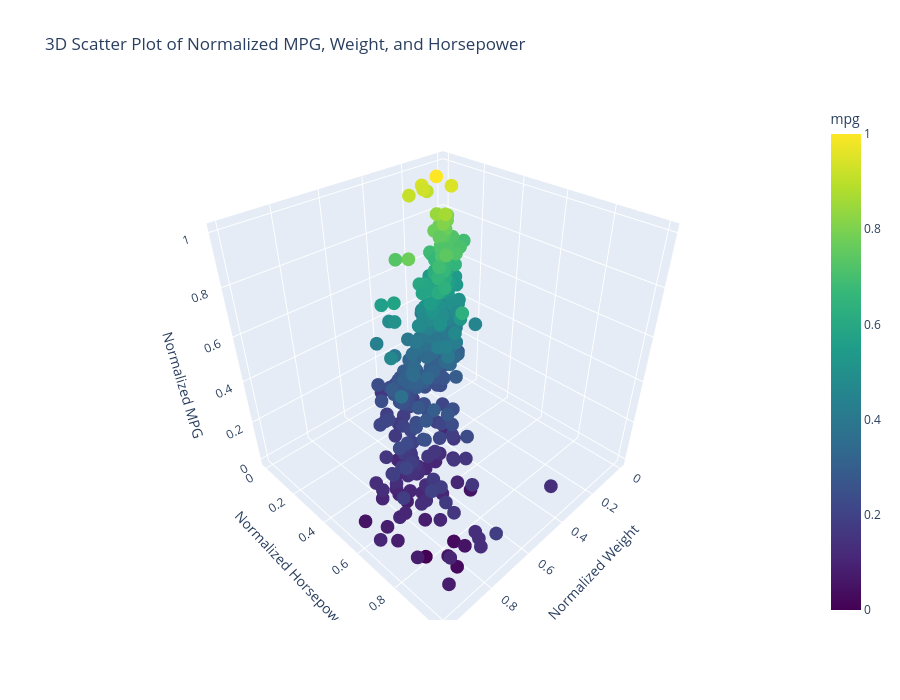

Notebook code for this chart:
### Markdown cell above
```markdown
 The regression coefficient for horsepower is approximately -0.03. This means that, holding all other features constant, each additional unit increase in horsepower is associated with a decrease of about 0.03 miles per gallon (mpg) in fuel efficiency.
 ```

### Code cell
import numpy as np

import plotly.express as px

fig_std = px.scatter_3d(df_normalized, x='weight', y='horsepower', z='mpg',
                        color='mpg', color_continuous_scale='Viridis',
                        title='3D Scatter Plot of Normalized MPG, Weight, and Horsepower')
fig_std.update_layout(scene=dict(
    xaxis_title='Normalized Weight',
    yaxis_title='Normalized Horsepower',
    zaxis_title='Normalized MPG'
))
fig_std.update_layout(width=900, height=700)
fig_std.show()

### Figure 1 — Plotly figure (JSON) as saved in the notebook; plotly's stock layout.template omitted (floating-point values rounded to 4 significant figures; data arrays with more than 128 entries replaced by an {"elided": "..."} marker saying what was removed)
{"data": [{"hovertemplate": "weight=%{x}<br>horsepower=%{y}<br>mpg=%{marker.color}<extra></extra>", "legendgroup": "", "marker": {"color": {"elided": "392 float values"}, "coloraxis": "coloraxis", "symbol": "circle"}, "mode": "markers", "name": "", "scene": "scene", "showlegend": false, "type": "scatter3d", "x": {"elided": "392 float values"}, "y": {"elided": "392 float values"}, "z": {"elided": "392 float values"}}], "layout": {"coloraxis": {"colorbar": {"title": {"text": "mpg"}}, "colorscale": [[0, "#440154"], [0.1111, "#482878"], [0.2222, "#3e4989"], [0.3333, "#31688e"], [0.4444, "#26828e"], [0.5556, "#1f9e89"], [0.6667, "#35b779"], [0.7778, "#6ece58"], [0.8889, "#b5de2b"], [1, "#fde725"]]}, "height": 700, "legend": {"tracegroupgap": 0}, "scene": {"domain": {"x": [0, 1], "y": [0, 1]}, "xaxis": {"title": {"text": "Normalized Weight"}}, "yaxis": {"title": {"text": "Normalized Horsepower"}}, "zaxis": {"title": {"text": "Normalized MPG"}}}, "title": {"text": "3D Scatter Plot of Normalized MPG, Weight, and Horsepower"}, "width": 900}}
